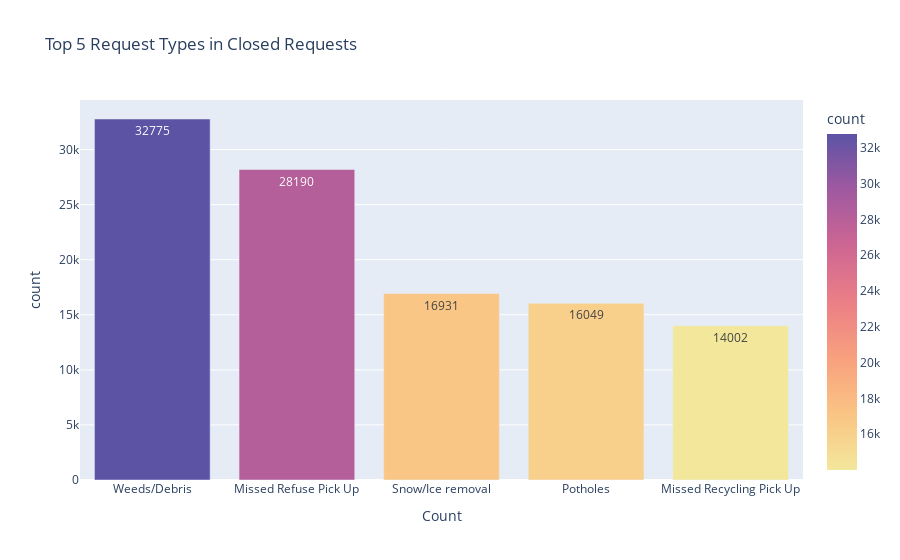
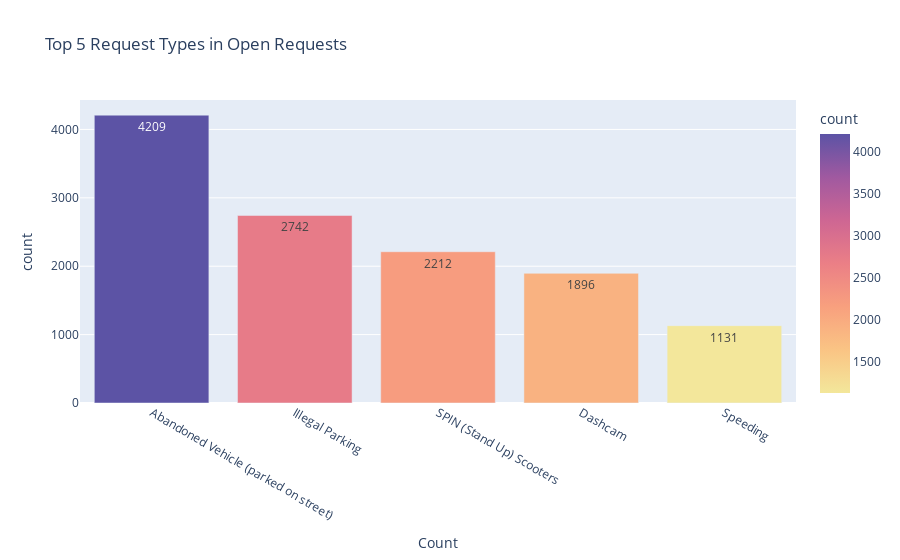
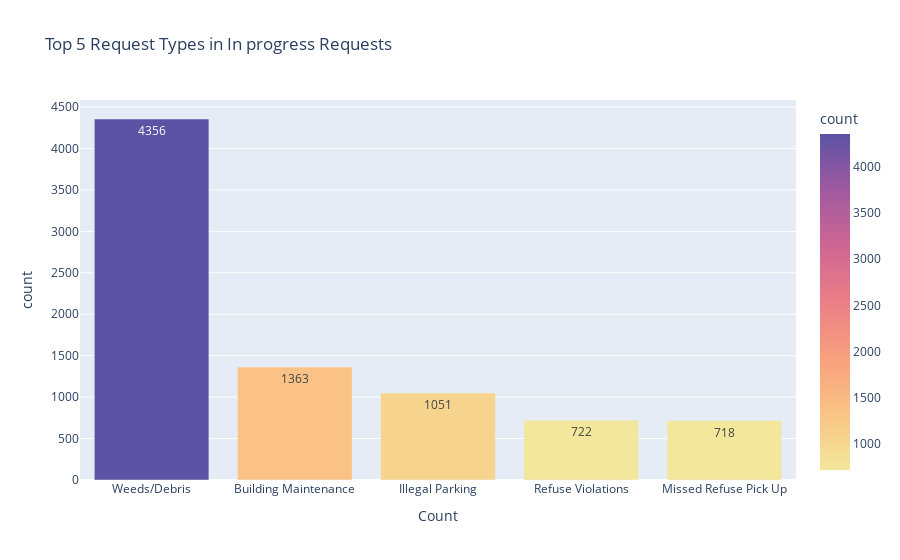

The notebook cell saved with these charts, in order:
### Code cell
# Visualize the top 5 'request_type_name'

# Function to create bar charts for top 5 request types
def plot_top_request_types(df, status_name):
    top_request_types = df['request_type_name'].value_counts().head(5).reset_index()
    fig = px.bar(
        top_request_types,
        x='request_type_name',
        y='count',
        labels={'index': 'Request Type Name', 'request_type_name': 'Count'},
        title=f'Top 5 Request Types in {status_name.capitalize()} Requests',
        orientation='v',
        color='count',
        color_continuous_scale=px.colors.sequential.Sunset,
        text='count'
    )
    fig.update_layout()
    fig.show()

# Plot for Closed Requests
plot_top_request_types(df_closed, 'closed')

# Plot for Open Requests
plot_top_request_types(df_open, 'open')

# Plot for In Progress Requests
plot_top_request_types(df_in_progress, 'in progress')

### Figure 1 — Plotly figure (JSON) as saved in the notebook; plotly's stock layout.template omitted (floating-point values rounded to 4 significant figures)
{"data": [{"hovertemplate": "Count=%{x}<br>count=%{marker.color}<extra></extra>", "legendgroup": "", "marker": {"color": [32775, 28190, 16931, 16049, 14002], "coloraxis": "coloraxis", "pattern": {"shape": ""}}, "name": "", "orientation": "v", "showlegend": false, "text": [32780.0, 28190.0, 16930.0, 16050.0, 14000.0], "textposition": "auto", "type": "bar", "x": ["Weeds/Debris", "Missed Refuse Pick Up", "Snow/Ice removal", "Potholes", "Missed Recycling Pick Up"], "xaxis": "x", "y": [32775, 28190, 16931, 16049, 14002], "yaxis": "y"}], "layout": {"barmode": "relative", "coloraxis": {"colorbar": {"title": {"text": "count"}}, "colorscale": [[0, "rgb(243, 231, 155)"], [0.1667, "rgb(250, 196, 132)"], [0.3333, "rgb(248, 160, 126)"], [0.5, "rgb(235, 127, 134)"], [0.6667, "rgb(206, 102, 147)"], [0.8333, "rgb(160, 89, 160)"], [1, "rgb(92, 83, 165)"]]}, "legend": {"tracegroupgap": 0}, "title": {"text": "Top 5 Request Types in Closed Requests"}, "xaxis": {"anchor": "y", "domain": [0, 1], "title": {"text": "Count"}}, "yaxis": {"anchor": "x", "domain": [0, 1], "title": {"text": "count"}}}}

### Figure 2 — Plotly figure (JSON) as saved in the notebook; plotly's stock layout.template omitted (floating-point values rounded to 4 significant figures)
{"data": [{"hovertemplate": "Count=%{x}<br>count=%{marker.color}<extra></extra>", "legendgroup": "", "marker": {"color": [4209, 2742, 2212, 1896, 1131], "coloraxis": "coloraxis", "pattern": {"shape": ""}}, "name": "", "orientation": "v", "showlegend": false, "text": [4209.0, 2742.0, 2212.0, 1896.0, 1131.0], "textposition": "auto", "type": "bar", "x": ["Abandoned Vehicle (parked on street)", "Illegal Parking", "SPIN (Stand Up) Scooters", "Dashcam", "Speeding"], "xaxis": "x", "y": [4209, 2742, 2212, 1896, 1131], "yaxis": "y"}], "layout": {"barmode": "relative", "coloraxis": {"colorbar": {"title": {"text": "count"}}, "colorscale": [[0, "rgb(243, 231, 155)"], [0.1667, "rgb(250, 196, 132)"], [0.3333, "rgb(248, 160, 126)"], [0.5, "rgb(235, 127, 134)"], [0.6667, "rgb(206, 102, 147)"], [0.8333, "rgb(160, 89, 160)"], [1, "rgb(92, 83, 165)"]]}, "legend": {"tracegroupgap": 0}, "title": {"text": "Top 5 Request Types in Open Requests"}, "xaxis": {"anchor": "y", "domain": [0, 1], "title": {"text": "Count"}}, "yaxis": {"anchor": "x", "domain": [0, 1], "title": {"text": "count"}}}}

### Figure 3 — Plotly figure (JSON) as saved in the notebook; plotly's stock layout.template omitted (floating-point values rounded to 4 significant figures)
{"data": [{"hovertemplate": "Count=%{x}<br>count=%{marker.color}<extra></extra>", "legendgroup": "", "marker": {"color": [4356, 1363, 1051, 722, 718], "coloraxis": "coloraxis", "pattern": {"shape": ""}}, "name": "", "orientation": "v", "showlegend": false, "text": [4356.0, 1363.0, 1051.0, 722.0, 718.0], "textposition": "auto", "type": "bar", "x": ["Weeds/Debris", "Building Maintenance", "Illegal Parking", "Refuse Violations", "Missed Refuse Pick Up"], "xaxis": "x", "y": [4356, 1363, 1051, 722, 718], "yaxis": "y"}], "layout": {"barmode": "relative", "coloraxis": {"colorbar": {"title": {"text": "count"}}, "colorscale": [[0, "rgb(243, 231, 155)"], [0.1667, "rgb(250, 196, 132)"], [0.3333, "rgb(248, 160, 126)"], [0.5, "rgb(235, 127, 134)"], [0.6667, "rgb(206, 102, 147)"], [0.8333, "rgb(160, 89, 160)"], [1, "rgb(92, 83, 165)"]]}, "legend": {"tracegroupgap": 0}, "title": {"text": "Top 5 Request Types in In progress Requests"}, "xaxis": {"anchor": "y", "domain": [0, 1], "title": {"text": "Count"}}, "yaxis": {"anchor": "x", "domain": [0, 1], "title": {"text": "count"}}}}
